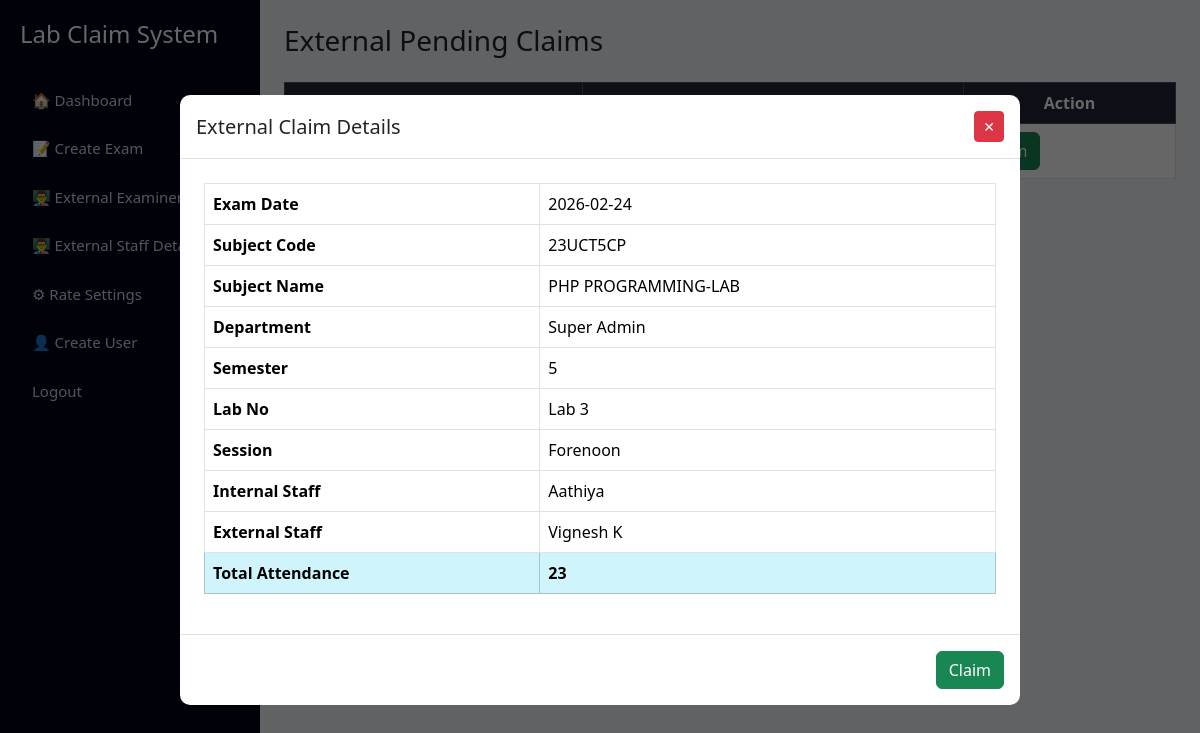
Page /admin/pending_claims.php?view=4 (signed in) on the committed database.
### tables this page shows
CREATE TABLE IF NOT EXISTS `attendance` (
  `id` int NOT NULL AUTO_INCREMENT,
  `exam_id` int NOT NULL,
  `forenoon_count` int NOT NULL,
  `afternoon_count` int NOT NULL,
  `question_setting` tinyint DEFAULT NULL,
  `created_at` timestamp NULL DEFAULT CURRENT_TIMESTAMP,
  `claim_status` enum('pending','approved','rejected') DEFAULT 'pending',
  `status` enum('pending','approved','rejected') DEFAULT 'pending',
  PRIMARY KEY (`id`),
  UNIQUE KEY `unique_exam_attendance` (`exam_id`)
);

CREATE TABLE IF NOT EXISTS `exams` (
  `id` int NOT NULL AUTO_INCREMENT,
  `stream` varchar(50) NOT NULL,
  `department` int DEFAULT NULL,
  `subject_code` varchar(20) DEFAULT NULL,
  `subject_name` varchar(150) DEFAULT NULL,
  `semester` varchar(20) DEFAULT NULL,
  `exam_date` date DEFAULT NULL,
  `lab_no` varchar(50) NOT NULL,
  `internal_staff_id` int DEFAULT NULL,
  `created_by` int DEFAULT NULL,
  `created_at` timestamp NULL DEFAULT CURRENT_TIMESTAMP,
  `external_staff_id` int DEFAULT NULL,
  `session` enum('forenoon','afternoon','forenoon_afternoon') DEFAULT NULL,
  `exam_time` varchar(100) DEFAULT NULL,
  `external_claim_status` varchar(20) DEFAULT NULL,
  `internal_claim_status` varchar(20) DEFAULT NULL,
  `reminder_sent` tinyint(1) DEFAULT '0',
  PRIMARY KEY (`id`),
  UNIQUE KEY `unique_lab_date` (`lab_no`,`exam_date`),
  UNIQUE KEY `uq_subject_code` (`subject_code`),
  UNIQUE KEY `uq_date_lab` (`exam_date`,`lab_no`),
  UNIQUE KEY `uq_department_date` (`department`,`exam_date`),
  KEY `fk_internal_staff` (`internal_staff_id`),
  KEY `fk_external_staff` (`external_staff_id`)
);

CREATE TABLE IF NOT EXISTS `users` (
  `id` int NOT NULL AUTO_INCREMENT,
  `name` varchar(100) NOT NULL,
  `email` varchar(100) NOT NULL,
  `password` varchar(255) DEFAULT NULL,
  `role` enum('department','finance','admin') NOT NULL,
  `stream` varchar(50) DEFAULT NULL,
  `created_at` timestamp NULL DEFAULT CURRENT_TIMESTAMP,
  `must_change_password` tinyint(1) DEFAULT '1',
  `reset_token` varchar(100) DEFAULT NULL,
  `reset_expires` datetime DEFAULT NULL,
  `reset_otp` varchar(6) DEFAULT NULL,
  `otp_expires` datetime DEFAULT NULL,
  PRIMARY KEY (`id`),
  UNIQUE KEY `email` (`email`),
  UNIQUE KEY `email_2` (`email`)
);

CREATE TABLE IF NOT EXISTS `internal_staff` (
  `id` int NOT NULL AUTO_INCREMENT,
  `staff_id` varchar(50) NOT NULL,
  `department_id` int DEFAULT NULL,
  `name` varchar(100) NOT NULL,
  `email` varchar(100) NOT NULL,
  `phone` varchar(20) DEFAULT NULL,
  `address` text,
  `bank_name` varchar(100) DEFAULT NULL,
  `account_number` varchar(50) DEFAULT NULL,
  `branch_name` varchar(100) DEFAULT NULL,
  `ifsc_code` varchar(20) DEFAULT NULL,
  `designation` varchar(100) NOT NULL,
  `created_by` int NOT NULL,
  `created_at` timestamp NULL DEFAULT CURRENT_TIMESTAMP,
  PRIMARY KEY (`id`),
  UNIQUE KEY `staff_id` (`staff_id`)
);

CREATE TABLE IF NOT EXISTS `external_staff` (
  `id` int NOT NULL AUTO_INCREMENT,
  `name` varchar(100) DEFAULT NULL,
  `designation` varchar(100) DEFAULT NULL,
  `college_name` varchar(150) DEFAULT NULL,
  `email` varchar(100) DEFAULT NULL,
  `phone` varchar(20) DEFAULT NULL,
  `address` text,
  `bank_account` varchar(50) DEFAULT NULL,
  `ifsc_code` varchar(20) DEFAULT NULL,
  `created_at` timestamp NULL DEFAULT CURRENT_TIMESTAMP,
  `bank_name` varchar(100) DEFAULT NULL,
  `branch_name` varchar(100) DEFAULT NULL,
  `status` enum('active','disabled') DEFAULT 'active',
  PRIMARY KEY (`id`)
);

### admin/pending_claims.php (the view, shortened to what this page needs)
<?php
require '../config/db.php';
$listSql = "
SELECT
    a.id AS attendance_id,
    e.subject_code,
    (a.forenoon_count + a.afternoon_count) AS total_attendance
FROM attendance a
JOIN exams e ON a.exam_id = e.id
WHERE a.claim_status = 'pending'
ORDER BY e.exam_date DESC
";
$listRes = $conn->query($listSql);
$d = null;
if (isset($_GET['view'])) {
    $attendance_id = (int)$_GET['view'];
    $viewSql = "
    SELECT
        a.id AS attendance_id,
        e.exam_date,
        e.subject_code,
        e.subject_name,
        e.semester,
        e.lab_no,
        e.session,
        u.name AS department_name,
        i.name AS internal_staff_name,
        es.name AS external_staff_name,
        (a.forenoon_count + a.afternoon_count) AS total_attendance
    FROM attendance a
    JOIN exams e ON e.id = a.exam_id
    LEFT JOIN users u ON e.created_by = u.id
    LEFT JOIN internal_staff i ON e.internal_staff_id = i.id
    LEFT JOIN external_staff es ON e.external_staff_id = es.id
    WHERE a.id = ?
    ";
    $stmt = $conn->prepare($viewSql);
    $stmt->bind_param("i", $attendance_id);
    $stmt->execute();
    $viewRes = $stmt->get_result();
    if ($viewRes->num_rows > 0) {
        $d = $viewRes->fetch_assoc();
    }
}
?>
<!DOCTYPE html>
<html>
<head>
<link href="https://cdn.jsdelivr.net/npm/bootstrap@5.3.2/dist/css/bootstrap.min.css" rel="stylesheet">
</head>
<body>
<?php include 'admin_sidebar.php'; ?>
<div class="main-content p-4">
<h3 class="mb-4">External Pending Claims</h3>
<table class="table table-bordered">
<thead class="table-dark">
<tr>
    <th>Subject Code</th>
    <th>Total Attendance</th>
    <th>Action</th>
</tr>
</thead>
<tbody>
<?php if ($listRes && $listRes->num_rows > 0): ?>
    <?php while ($row = $listRes->fetch_assoc()): ?>
    <tr>
        <td><?= htmlspecialchars($row['subject_code']) ?></td>
        <td><?= $row['total_attendance'] ?></td>
        <td>
            <a href="../claims/claim_details.php?id=<?= $row['attendance_id'] ?>"
               class="btn btn-success">
            </a>
        </td>
    </tr>
    <?php endwhile; ?>
<?php endif; ?>
</tbody>
</table>
</div>
<?php if ($d): ?>
<div class="claim-overlay">
<div class="claim-modal">
<div class="d-flex justify-content-between align-items-center p-3 border-bottom">
    <h5 class="mb-0">External Claim Details</h5>
    <a href="pending_claims.php" class="btn btn-danger btn-sm">✕</a>
</div>
<div class="p-4">
<table class="table table-bordered">
<tr><th>Exam Date</th><td><?= $d['exam_date'] ?></td></tr>
<tr><th>Subject Code</th><td><?= $d['subject_code'] ?></td></tr>
<tr><th>Subject Name</th><td><?= $d['subject_name'] ?></td></tr>
<tr><th>Department</th><td><?= $d['department_name'] ?? '-' ?></td></tr>
<tr><th>Semester</th><td><?= $d['semester'] ?></td></tr>
<tr><th>Lab No</th><td><?= $d['lab_no'] ?></td></tr>
<tr><th>Session</th><td><?= ucfirst(str_replace('_',' & ',$d['session'])) ?></td></tr>
<tr><th>Internal Staff</th><td><?= $d['internal_staff_name'] ?: '-' ?></td></tr>
<tr><th>External Staff</th><td><?= $d['external_staff_name'] ?: '-' ?></td></tr>
<tr class="table-info">
    <th>Total Attendance</th>
    <td><b><?= $d['total_attendance'] ?></b></td>
</tr>
</table>
</div>
<div class="text-end p-3 border-top">
    <a href="../claims/claim_details.php?id=<?= $d['attendance_id'] ?>"
       class="btn btn-success">
       Claim
    </a>
</div>
</div>
</div>
<?php endif; ?>
</body>
</html>

### admin/pending_claims.php (style rules this page uses)
.claim-overlay { position: fixed; inset: 0; background: rgba(0,0,0,0.6); display:flex; align-items:center; justify-content:center; z-index:9999; }
.claim-modal { background:#fff; width:70%; max-height:85%; overflow:auto; border-radius:10px; }

### admin/admin_sidebar.php (style rules this page uses)
body { margin: 0; font-family: 'Segoe UI', sans-serif; background: #f1f5f9; }
.main-content { margin-left: 260px; padding: 30px; min-height: 100vh; background: #f1f5f9; }
.table thead th { background: #1f2937; color: #ffffff; text-align: center; }
.table tbody td { vertical-align: middle; }

### rows in the picture
attendance: exam.exam_date "2026-02-24", exam.subject_code "23UCT5CP", exam.subject_name "PHP PROGRAMMING-LAB", users.name "Super Admin", exam.semester "5", exam.lab_no "Lab 3", exam.session "Forenoon", internal_staff.name "Aathiya", external_staff.name "Vignesh K"

### other values in the picture
$d['total_attendance'] "23"
